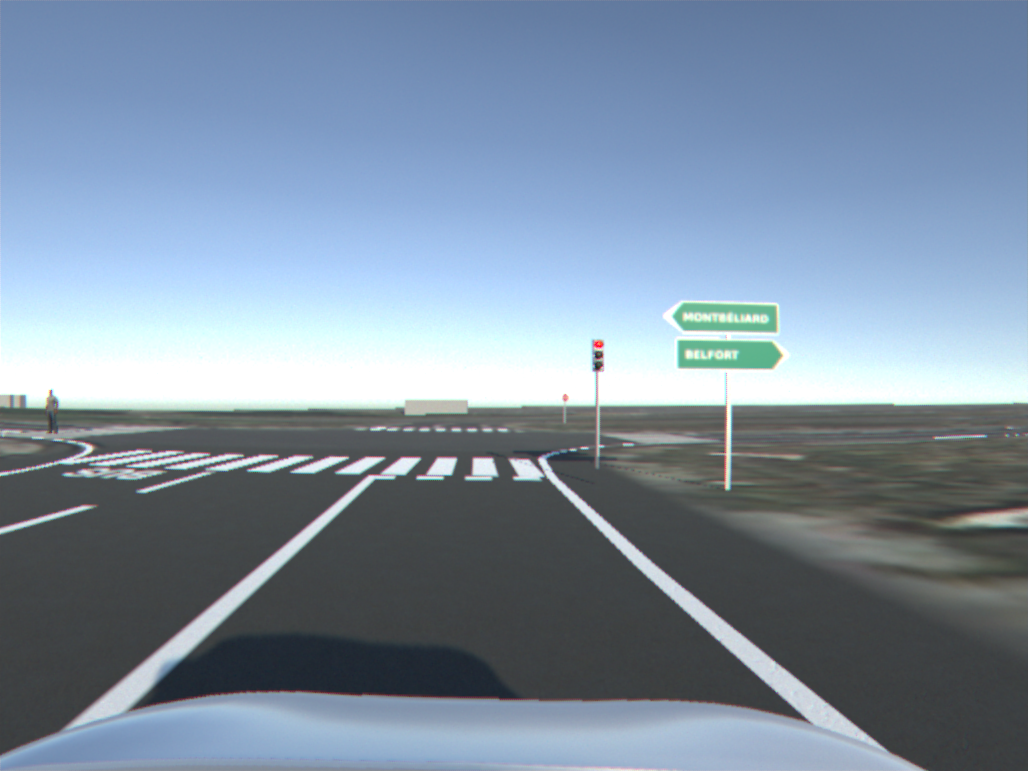
#> input picture image.png, 1028 x 771 px
$ jupyter execute script2.ipynb
#> lines starting #> are read from the running program, lines starting #| are printed output that depends on the picture
[cell 1]
import cv2
import numpy as np
import matplotlib.pyplot as plt

[cell 2]
img = cv2.imread('image.png')
#> img is the input picture: shape (771, 1028, 3); mean B, G, R 160.9, 142.8, 125.7
img = cv2.cvtColor(img, cv2.COLOR_BGR2GRAY)
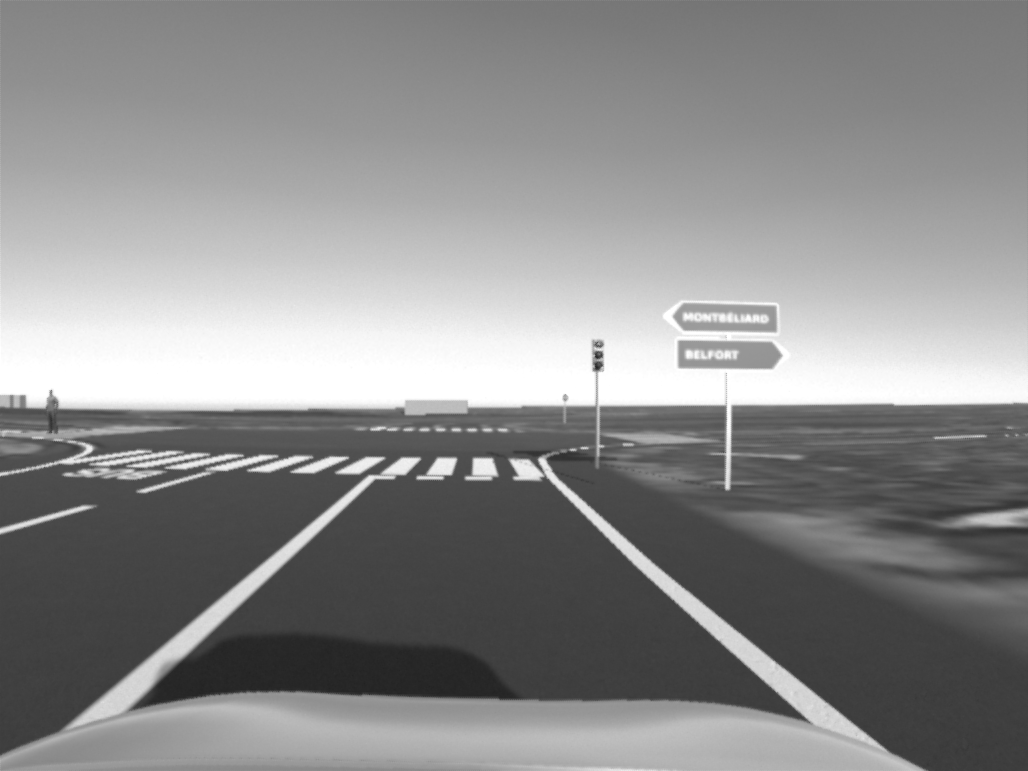
#> img: shape (771, 1028); min 34, max 255, mean 139.7

plt.imshow(img, cmap='gray')

Calibration matrices

[cell 3]
K = np.array([  [1124.66943359375, 0.0, 505.781982421875],
                [0.0, 1124.6165771484375, 387.8110046386719],
                [0.0, 0.0, 1.0]])

T_cam_to_ground = np.array([[ 0.99991969 , 0.01149682 ,-0.00533206 , 0.05419943],
 [ 0.00510958 , 0.01929436 , 0.99980079 , 1.96159697],
 [ 0.0115974  ,-0.99974774  ,0.01923406  ,1.55057154],
    [ 0.          ,0.          ,0.          ,1.        ]])


print(K)
print(T_cam_to_ground)

[cell 4]
pts_ground = np.array([[0., 0., 0., 1.],
                       [1., 0., 0., 1.],
                       [0., 1., 0., 1.],
                       [1., 1., 0., 1.]])

# put sqare in front of camera
pts_ground += np.array([-0.5, 6., 0., 0.])

pts_ground = pts_ground.T


print(pts_ground)

[cell 5]
# plot in 3D
from mpl_toolkits.mplot3d import Axes3D
fig = plt.figure()
ax = fig.add_subplot(111, projection='3d')
ax.scatter(pts_ground[0,:], pts_ground[1,:], pts_ground[2,:], c='r', marker='o')
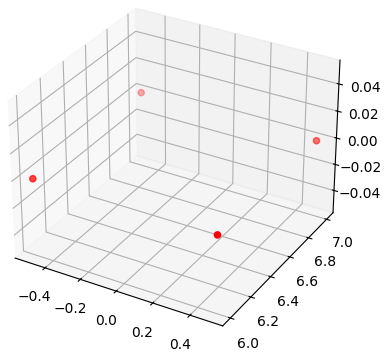
#> figure drawn by matplotlib, 1 panel

[cell 6]
pts_cam = np.linalg.inv(T_cam_to_ground) @ pts_ground
print(pts_cam)

[cell 7]
print(pts_cam[1,:])
# plot in 3D
fig = plt.figure()
ax = fig.add_subplot(111, projection='3d')

ax.scatter(pts_cam[0,:], pts_cam[1,:], pts_cam[2,:], c='r', marker='o')

ax.set_box_aspect([ub - lb for lb, ub in (getattr(ax, f'get_{a}lim')() for a in 'xyz')])
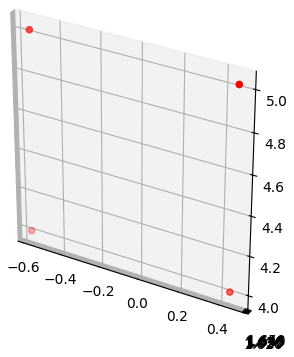
#> figure drawn by matplotlib, 1 panel

Projection

[cell 8]
pts_sensor = pts_cam[:2] / pts_cam[2]
pts_sensor = np.vstack((pts_sensor, np.ones((1,4))))
print(pts_sensor)

[cell 9]
# plot in 2D
fig = plt.figure()
ax = fig.add_subplot(111)
ax.scatter(pts_sensor[0,:], pts_sensor[1,:], c='r', marker='o')
ax.set_aspect('equal')
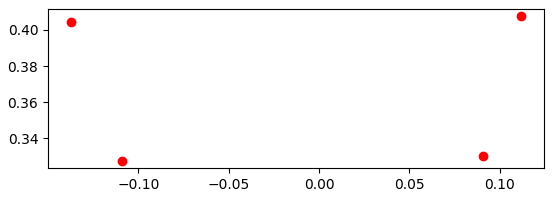
#> figure drawn by matplotlib, 1 panel

capeur -> image

[cell 10]
pts_img = K @ pts_cam[:3]
pts_img = pts_img / pts_img[2]
print(pts_img)

[cell 11]
# plot in 2D
fig = plt.figure()
ax = fig.add_subplot(111)
ax.scatter(pts_img[0,:], pts_img[1,:], c='r', marker='o')
ax.set_aspect('equal')
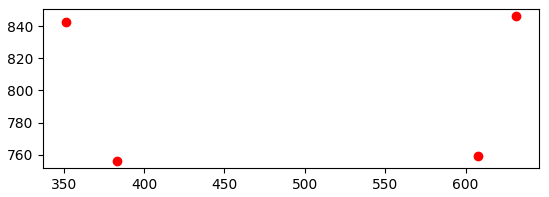
#> figure drawn by matplotlib, 1 panel

Calculer l'homographie

[cell 12]
H = cv2.getPerspectiveTransform(pts_img[:2].T.astype(np.float32), np.float32([[0, 0], [100, 0], [0, 100], [100, 100]]))
print(H)

Projeter image

[cell 13]
img_warped = cv2.warpPerspective(img, H, (3000, 5000))
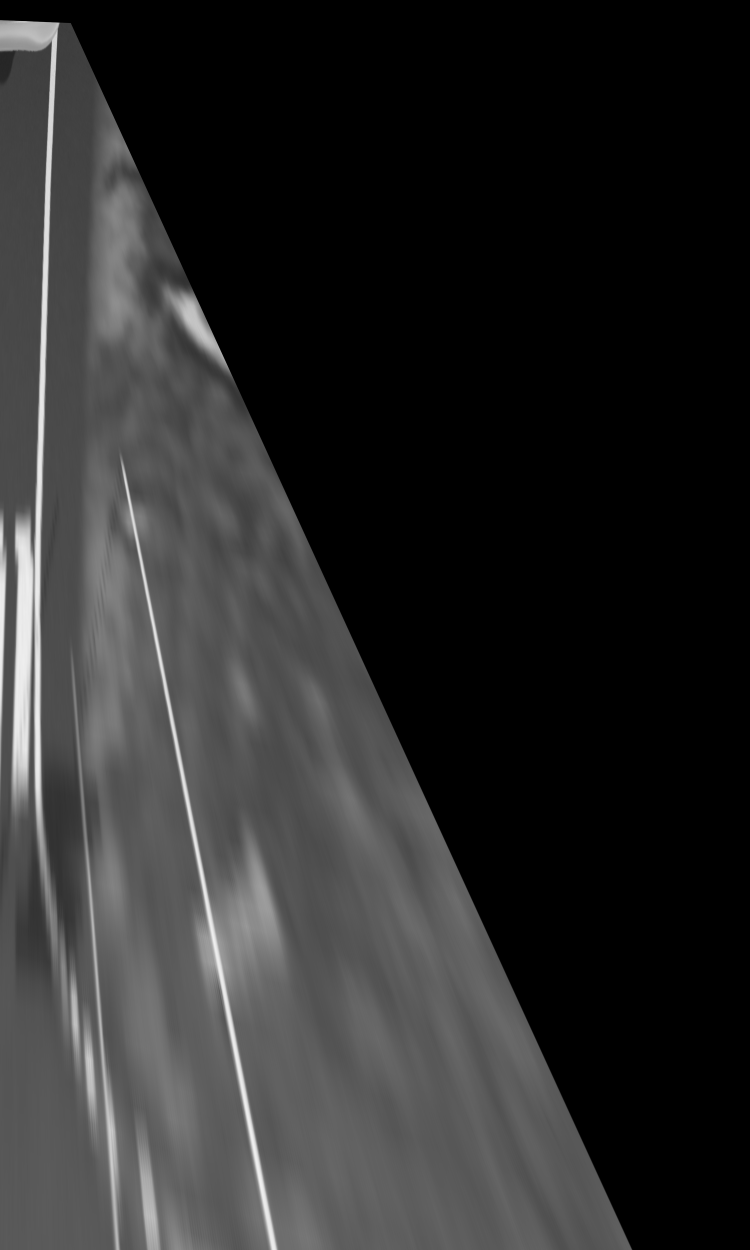
#> img_warped: shape (5000, 3000) (shown at 1/4 size); min 0, max 242, mean 43.6
plt.imshow(img_warped, cmap='gray')
